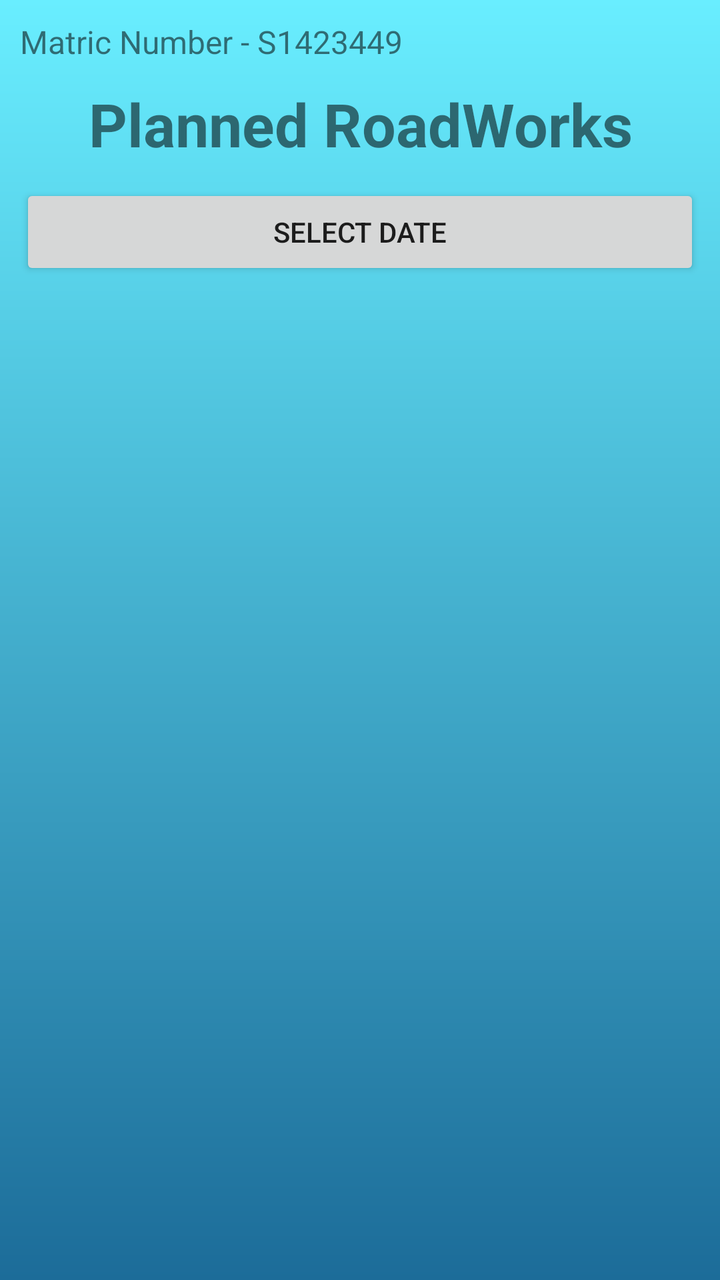
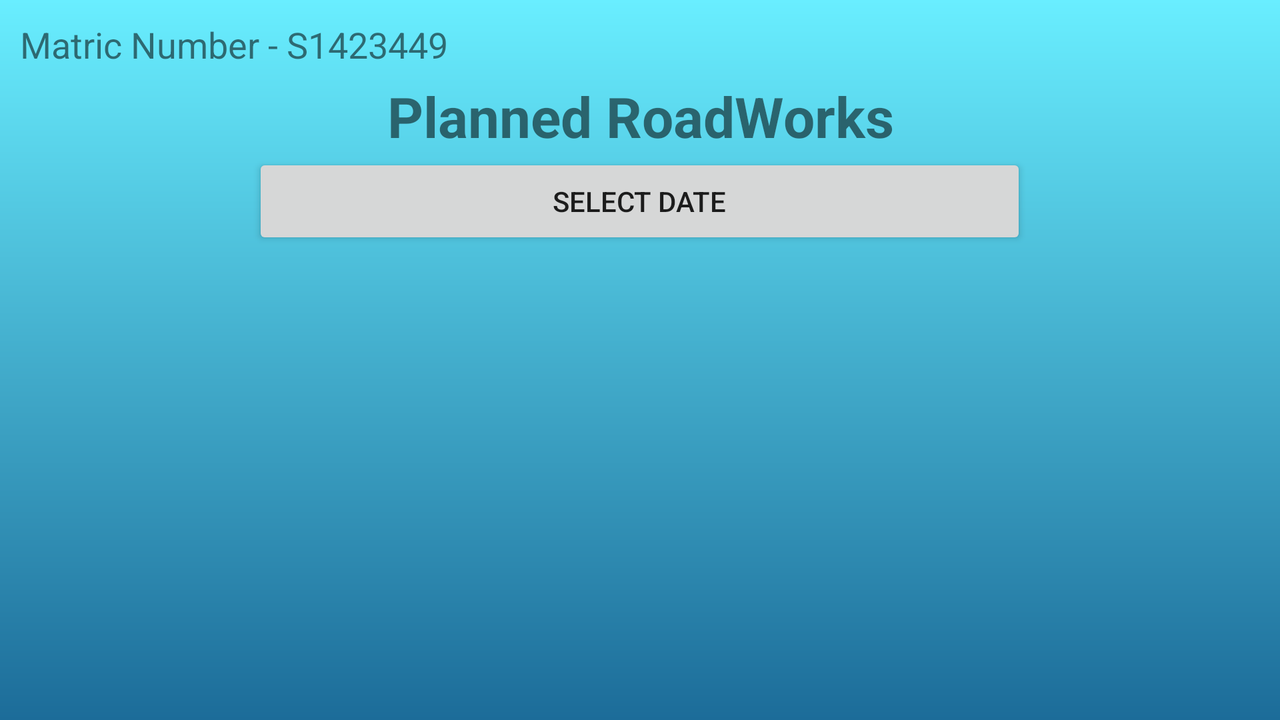

The same Android screen from two of the app's own layout files: first res/layout/ as a phone draws it, then the repository's variant for another configuration, drawn on a device whose configuration selects that folder. Both files follow.
<!-- AndroidManifest.xml: application theme AppTheme -->
<!-- res/layout/p_roadworks.xml -->
<?xml version="1.0" encoding="utf-8"?>
<ScrollView xmlns:android="http://schemas.android.com/apk/res/android"
    android:id="@+id/mainView"
    android:layout_width="fill_parent"
    android:fillViewport="true"
    android:layout_height="fill_parent">
<LinearLayout xmlns:android="http://schemas.android.com/apk/res/android"
    xmlns:tools="http://schemas.android.com/tools"
    android:layout_width="fill_parent"
    android:layout_height="fill_parent"
    android:orientation="vertical"
    android:padding="10dp"
    android:background="@drawable/list_background_colour"
    tools:context="mpdproject.gcu.me.org.assignmenttest1.P_Roadworks">

    <TextView
        android:id="@+id/MatricNum"
        android:layout_width="match_parent"
        android:layout_height="wrap_content"
        android:text="Matric Number - S1423449"
        android:textSize="16sp" />

    <TextView
        android:id="@+id/PlannedText"
        android:layout_width="match_parent"
        android:layout_height="wrap_content"
        android:text="@string/plannedRoadWorksTitle"
        android:textAlignment="center"
        android:layout_marginTop="10dp"
        android:textStyle="bold"
        android:textSize="30sp" />

    <Button
        android:id="@+id/getDate"
        android:layout_width="match_parent"
        android:layout_height="wrap_content"
        android:textAlignment="center"
        android:layout_marginTop="10dp"
        android:text="@string/date"/>

    <ListView
        android:id="@+id/planned_list_view"
        android:layout_width="match_parent"
        android:layout_height="wrap_content"
        android:padding="10dp"
        android:layout_centerVertical="true"
        android:layout_centerHorizontal="true" />

</LinearLayout>
</ScrollView>
<!-- resources referenced by this layout -->
<resources>
  <!-- drawable list_background_colour (drawable) -->
  <?xml version="1.0" encoding="utf-8"?>
  <shape xmlns:android="http://schemas.android.com/apk/res/android"
      android:shape="rectangle">
  
      <gradient
          android:startColor="#69eeff"
          android:endColor="#1c6c99"
          android:angle="-270"/>
  
  </shape>
  
      
  <string name="date">Select Date</string>
  <string name="plannedRoadWorksTitle">Planned RoadWorks</string>
  <style name="AppTheme" parent="Theme.AppCompat.Light.DarkActionBar">
          
          <item name="colorPrimary">@color/colorPrimary</item>
          <item name="colorPrimaryDark">@color/colorPrimaryDark</item>
          <item name="colorAccent">@color/colorAccent</item>
  
  
      </style>
  <color name="colorPrimary">#0d636e</color>
  <color name="colorPrimaryDark">#002f49</color>
  <color name="colorAccent">#002f49</color>
</resources>
<!-- res/layout-land/p_roadworks.xml (the repository's variant of the layout above) -->
<!-- drawn on the phone turned sideways -->
<?xml version="1.0" encoding="utf-8"?>
    <RelativeLayout xmlns:android="http://schemas.android.com/apk/res/android"
        xmlns:tools="http://schemas.android.com/tools"
        android:layout_width="fill_parent"
        android:layout_height="fill_parent"
        android:orientation="vertical"
        android:padding="10dp"
        android:background="@drawable/list_background_colour"
        tools:context="mpdproject.gcu.me.org.assignmenttest1.P_Roadworks">

        <TextView
            android:id="@+id/MatricNum"
            android:layout_width="match_parent"
            android:layout_height="wrap_content"
            android:text="Matric Number - S1423449"
            android:textSize="18sp"/>

        <TextView
            android:id="@+id/PlannedText"
            android:layout_width="match_parent"
            android:layout_height="wrap_content"
            android:text="@string/plannedRoadWorksTitle"
            android:textAlignment="center"
            android:layout_marginTop="5dp"
            android:layout_below="@+id/MatricNum"
            android:textStyle="bold"
            android:textSize="28sp" />

        <Button
            android:id="@+id/getDate"
            android:layout_width="wrap_content"
            android:layout_height="wrap_content"
            android:textAlignment="center"
            android:layout_below="@+id/PlannedText"
            android:paddingRight="150dp"
            android:paddingLeft="150dp"
            android:layout_centerHorizontal="true"
            android:text="@string/date"/>

        <ListView
            android:id="@+id/planned_list_view"
            android:layout_width="match_parent"
            android:layout_height="wrap_content"
            android:layout_below="@+id/getDate"
            android:layout_centerVertical="true"
            android:layout_centerHorizontal="true"
            android:layout_marginRight="30dp"
            android:layout_marginLeft="30dp"/>
    </RelativeLayout>
